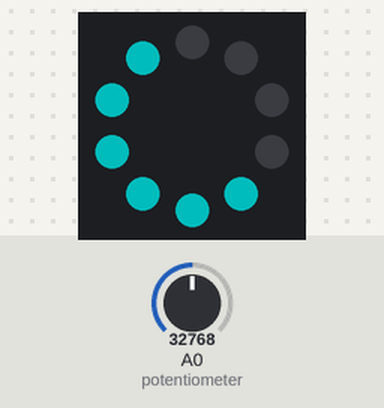
Simulated run of this program. Board: Circuit Playground running CircuitPython. Shown: the board's ring of 10 RGB LEDs (number 0 left of the top, counting anticlockwise). Inputs (shaded band) come from the test bench; at power-on: A0 (potentiometer) = 32768 (analog values on the 0–65535 scale). Dim RGB values are drawn brighter than linear.

Above: at 1.2 s.
1.3 s: A0 (potentiometer) set to 65535
At 2.0 s:
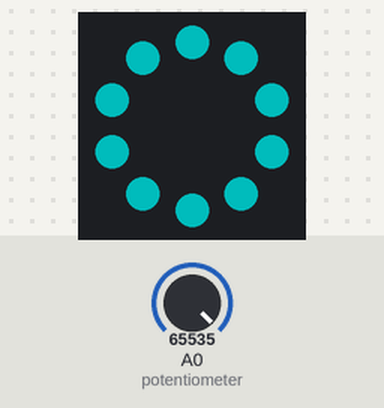
2.8 s: A0 (potentiometer) set to 57670
At 3.9 s:
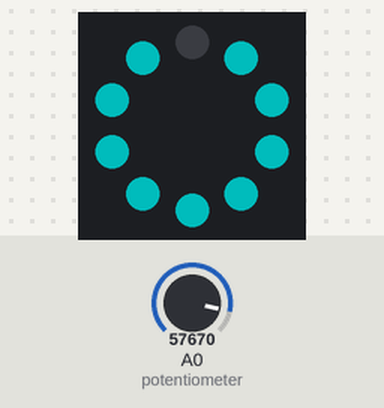
4.3 s: A0 (potentiometer) set to 45874
At 4.6 s:
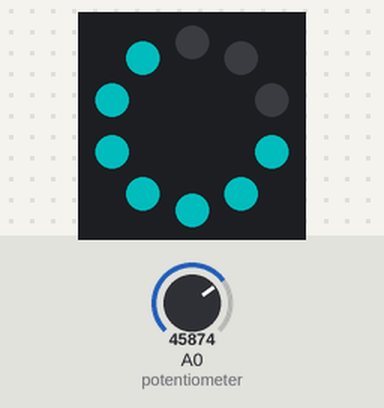
Timing chart, 0 to 7.3 s (numbered marks = the images above; inputs shaded):
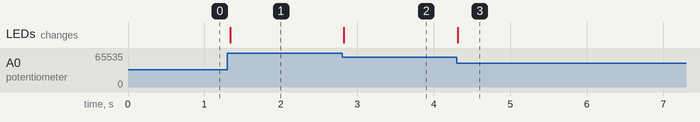

The program:

potentiometer_neopixels.py
```python
"""This example requires a potentiometer. Talk to the team to get one!

Connect the blue clip on the potentiometer to pad A0.
Connect the black clip to a GND pad.
Connect the red clip to a 3.3v pad.

THIS EXAMPLE REQUIRES A SEPARATE LIBRARY BE LOADED ONTO YOUR CIRCUITPY DRIVE.
This example requires the simpleio.mpy library.

Rotate the potentiometer knob to see the number of NeoPixels lit up on your CPX change!"""
import time
import board
import analogio
import simpleio
from adafruit_circuitplayground.express import cpx

cpx.pixels.auto_write = False
cpx.pixels.brightness = 0.3
potentiometer = analogio.AnalogIn(board.A0)


def get_voltage(pin):
    return (pin.value * 3.3) / 65536


while True:
    # Potentiometer voltage value remapped to pixel position
    cpx_peak = simpleio.map_range(get_voltage(potentiometer), 0, 3.3, 0, 10)

    for i in range(0, 10, 1):
        if i <= cpx_peak:
            cpx.pixels[i] = (0, 255, 255)
        else:
            cpx.pixels[i] = (0, 0, 0)
    cpx.pixels.show()
    time.sleep(0.05)
```

Measured:
- after the input at 1.3 s, the LEDs: change at once (image 1)
- after the input at 2.8 s, the LEDs: change at once (image 2)
- after the input at 4.3 s, the LEDs: change at once (image 3)
